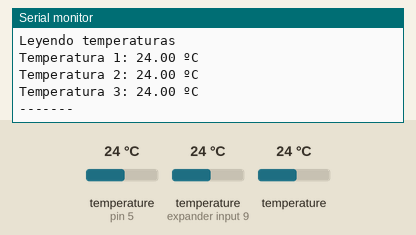
Bench run of a sketch on a simulated Arduino Uno, built with avr-gcc and run on an emulated ATmega328P. On the bench: the last lines printed to the serial monitor. Inputs (shaded band) come from the test bench; at power-on: temperature (sensors on pin 5, expander input 9) 24 °C, temperature 24 °C.

Above: at 3.2 s.
3.3 s: temperature (sensor on pin 5) set to 12 °C
At 4.62 s:
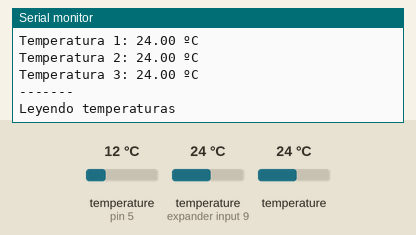
6.3 s: temperature (sensor on expander input 9) set to 12 °C
At 7.4 s:
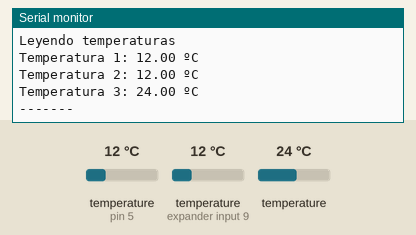
9.3 s: temperature (sensor 205) set to 12 °C
At 12.1 s:
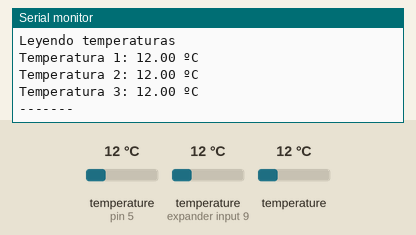
12.3 s: temperature (sensor on pin 5) set to 19 °C
At 13.53 s:
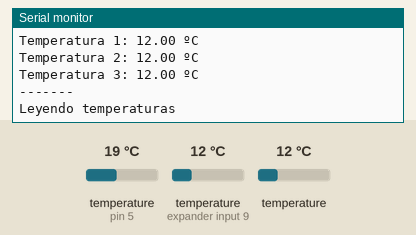
15.3 s: temperature (sensor on expander input 9) set to 19 °C
At 17.0 s:
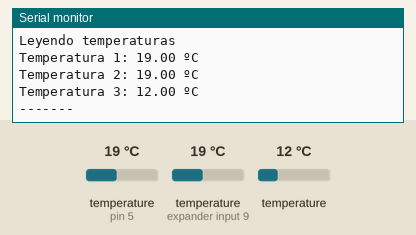
18.3 s: temperature (sensor 205) set to 19 °C
At 21.2 s:
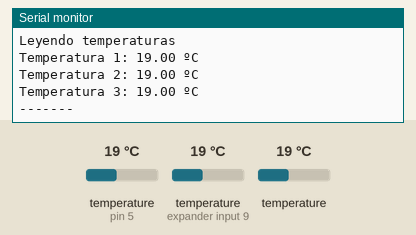
Timing chart, 0 to 22.7 s (numbered marks = the images above; inputs shaded):
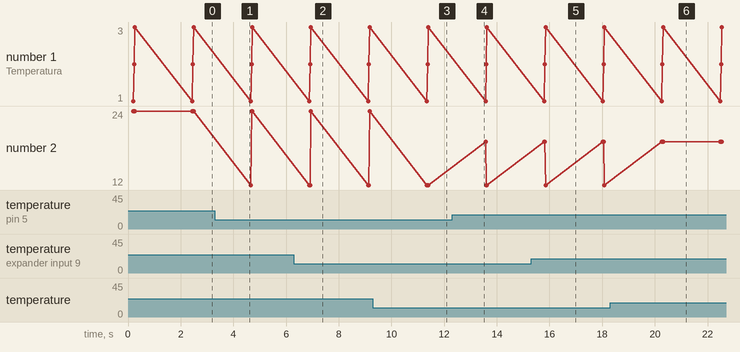

The sketch:

3_sensores_de_temperatura.ino
```cpp
#include <OneWire.h>
#include <DallasTemperature.h>

int Pin = 5;

OneWire oneWireBus(Pin);
DallasTemperature sensors(&oneWireBus);

DeviceAddress Sensor1 = { 0x28, 0xFF, 0xB6, 0x39, 0x84, 0x16, 0x04, 0x9B };
DeviceAddress Sensor2 = { 0x28, 0x24, 0x23, 0x60, 0x09, 0x00, 0x00, 0xDC };
DeviceAddress Sensor3 = { 0x28, 0xFF, 0xB4, 0x32, 0x84, 0x16, 0x05, 0xD2 };


void setup(void)
{
  Serial.begin(9600);
  sensors.begin();
  sensors.setResolution(Sensor1, 10);
  sensors.setResolution(Sensor2, 10);
  sensors.setResolution(Sensor3, 10);
}

void printTemperature(DeviceAddress deviceAddress)
{
  float tempC = sensors.getTempC(deviceAddress);
  if (tempC == -127.00) {
    Serial.print("Error getting temperature");
  } else {
    Serial.print(tempC);
   Serial.println(" ºC");
  }
}

void loop(void)
{

  Serial.println("Leyendo temperaturas");
  sensors.requestTemperatures();

  Serial.print("Temperatura 1: ");
  printTemperature(Sensor1);
  Serial.print("Temperatura 2: ");
  printTemperature(Sensor2);
  Serial.print("Temperatura 3: ");
  printTemperature(Sensor3);
  Serial.println("-------");

  delay(2000);
}
```

Measured:
- after the input at 6.3 s, the serial monitor: prints a new line after 0.62 s (image 2)
- after the input at 9.3 s, the serial monitor: prints a new line after 2.1 s (image 3)
- after the input at 15.3 s, the serial monitor: prints a new line after 0.53 s (image 5)
- after the input at 18.3 s, the serial monitor: prints a new line after 2.0 s (image 6)
